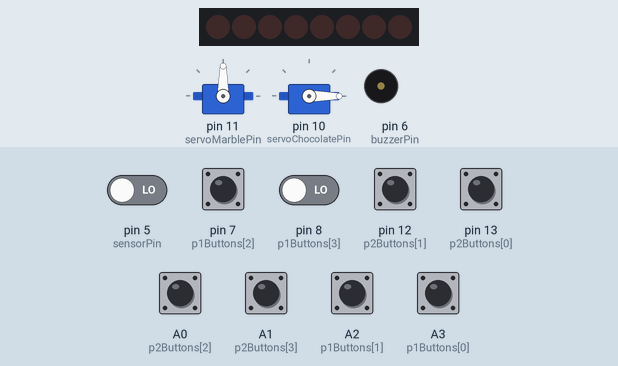
The sketch below on a simulated Arduino Uno, built with avr-gcc and run on an emulated ATmega328P. Shown: 8 shift-register outputs drawn as a row of LEDs (first output left, lit = HIGH), 2 × servo, buzzer (waves = sounding). Wiring (inferred from the names in the program): shift register (74HC595): data pin 2; shift clock pin 4; latch pin 3. Wiring (inferred from the signals the program sends): row of LEDs: on Q0, Q1, Q2, Q3, Q4, Q5, Q6, Q7. The test bench sets the inputs (shaded band); at power-on: A0 (p2Buttons[2]), A1 (p2Buttons[3]), A2 (p1Buttons[1]), A3 (p1Buttons[0]), pin 5 (sensorPin), pin 7 (p1Buttons[2]), pin 8 (p1Buttons[3]), pin 12 (p2Buttons[1]), pin 13 (p2Buttons[0]) LOW.

Above: at 1.2 s.
1.3 s: pin 7 (p1Buttons[2]) pulled HIGH for 0.15 s
At 2.15 s:
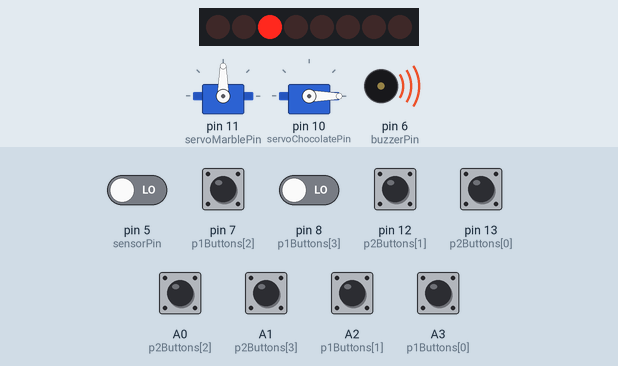
4.3 s: pin 12 (p2Buttons[1]) pulled HIGH for 0.15 s
At 5.4 s:
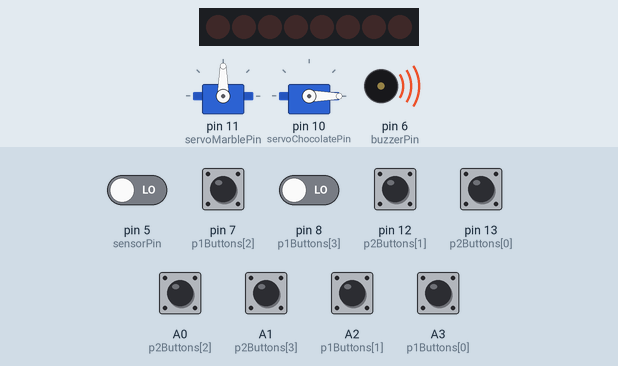
7.4 s: pin 8 (p1Buttons[3]) driven HIGH and pin 12 (p2Buttons[1]) driven HIGH
At 10.8 s:
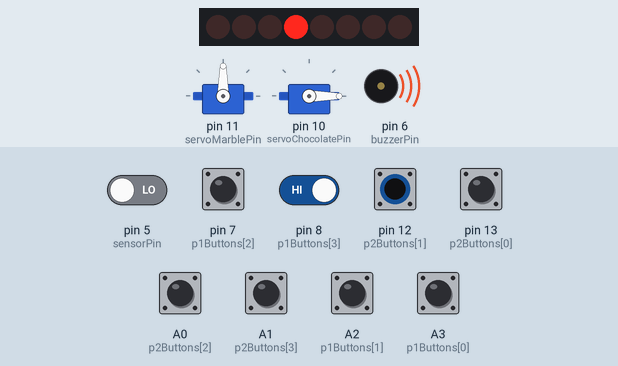
13.4 s: pin 5 (sensorPin) driven LOW
16.4 s: pin 8 (p1Buttons[3]) driven LOW
At 17.6 s:
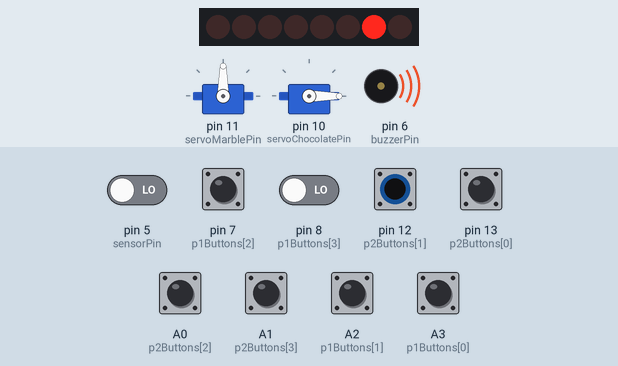
Timing chart, 0 to 19.4 s (numbered marks = the images above; inputs shaded):
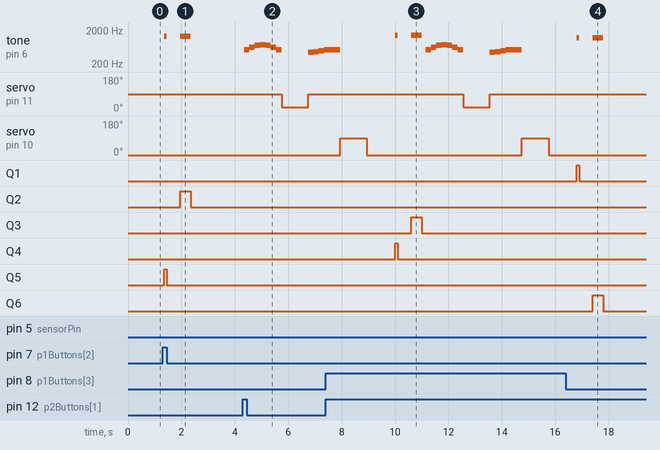

Measured:
- after the input at 1.3 s, tone on pin 6 (buzzerPin): silent → 1318 Hz after 0.05 s, → silent 0.10 s later, → 1318 Hz 0.50 s later, → silent 0.40 s later; Q2: LOW → HIGH after 0.65 s, → LOW 0.40 s later; Q5: LOW → HIGH after 0.05 s, → LOW 0.10 s later
- after the input at 4.3 s, tone on pin 6 (buzzerPin): plays 525 Hz for 0.20 s, 625 Hz for 0.20 s, 701 Hz for 0.20 s, 743 Hz for 0.20 s, 701 Hz for 0.20 s, 625 Hz for 0.20 s … (11 notes in this stretch), starting after 0.05 s; servo on pin 11 (servoMarblePin): 90° → 20° after 1.5 s, → 90° 1.0 s later
- after the input at 7.4 s, servo on pin 11 (servoMarblePin): 90° → 20° after 5.2 s; Q3: LOW → HIGH after 3.2 s, → LOW 0.40 s later; Q4: LOW → HIGH after 2.6 s, → LOW 0.10 s later
- after the input at 16.4 s, servo on pin 11 (servoMarblePin): stays 90° (without the input it goes to 20° after 3.0 s)

The sketch:

competitive-simon-says.ino
```cpp
#include <Servo.h>

Servo servoMarble;
int servoMarblePin = 11;
Servo servoChocolate;
int servoChocolatePin = 10;

int sensorPin = 5;

// multiplexer pins
int dataPin = 2;
int latchPin = 3;
int clockPin = 4;

// player 1 buttons
int p1Buttons[] = {A3, A2, 7, 8};
// player 1 LEDs
byte p1Leds[] = {
  B00000001, // red
  B00000010, // green
  B00000100, // blue
  B00001000  // yellow
};

// player 2 buttons
int p2Buttons[] = {13, 12, A0, A1};
// player 2 LEDs
byte p2Leds[] = {
  B10000000, // yellow
  B01000000, // blue
  B00100000, // green
  B00010000  // red
};

int buzzerPin = 6;

float buzzerLedTones[] = {1046.5, 1174.66, 1318.51, 1396.91};
float buzzerWinTones[] = {525.63, 625.08, 701.63, 743.35, 701.63, 625.08, 525.63};
float buzzerMarbleTones[] = {440.0, 466.16, 493.88, 523.25};

int currentPlayer = 0;

// sequence with a max size of 100
int sequence[100] = {0};
// current sequence length
int length = 0;

void setup()
{
  pinMode(latchPin, OUTPUT);
  pinMode(dataPin, OUTPUT);
  pinMode(clockPin, OUTPUT);

  pinMode(buzzerPin, OUTPUT);

  for (int i = 0; i < 4; i++)
  {
  	pinMode(p1Buttons[i], INPUT);
  }
  for (int i = 0; i < 4; i++)
  {
  	pinMode(p2Buttons[i], INPUT);
  }

  servoMarble.write(90);
  servoMarble.attach(servoMarblePin);

  servoChocolate.write(0);
  servoChocolate.attach(servoChocolatePin);

  pinMode(sensorPin, INPUT);

  Serial.begin(9600);
}

void loop()
{
  waitForFirstPlayer();

  while (true)
  {
    // delay between player turns
    delay(500);
    nextPlayer();

  	playSequence();

    bool correct = verifyInputSequence();
    if (!correct)
    {
      lose();
      break;
    }

    addButtonToSequence();
  }
}

void waitForFirstPlayer()
{
  int pressedButton = -1;
  while (true)
  {
    pressedButton = checkButtons(p1Buttons);
    if (pressedButton != -1)
    {
      currentPlayer = 1;
      break;
    }

    pressedButton = checkButtons(p2Buttons);
    if (pressedButton != -1)
    {
      currentPlayer = 2;
      break;
    }
  }

  sequence[length] = pressedButton;
  length++;

  blinkLed(pressedButton, 100);
}

int checkButtons(int buttons[])
{
  for (int i = 0; i < 4; i++)
  {
    if (digitalRead(buttons[i]) == HIGH)
    {
      delay(50);
		  return i;
    }
  }
  return -1;
}

void blinkLed(int index, int delayMilli)
{
  byte* leds = p2Leds;
  if (currentPlayer == 1)
  {
  	leds = p1Leds;
  }

  digitalWrite(latchPin, LOW);
  shiftOut(dataPin, clockPin, LSBFIRST, leds[index]);
  digitalWrite(latchPin, HIGH);

  tone(buzzerPin, buzzerLedTones[index]);
  delay(delayMilli);
  noTone(buzzerPin);

  digitalWrite(latchPin, LOW);
  shiftOut(dataPin, clockPin, LSBFIRST, 0);
  digitalWrite(latchPin, HIGH);
}

void nextPlayer()
{
  if (currentPlayer == 1)
  {
    currentPlayer = 2;
  }
  else
  {
  	currentPlayer = 1;
  }
}

void playSequence()
{
  for (int i = 0; i < length; i++)
  {
    blinkLed(sequence[i], 400);

    delay(100);
  }
}

bool verifyInputSequence()
{
  int* buttons = p2Buttons;
  if (currentPlayer == 1)
  {
    buttons = p1Buttons;
  }

  for (int i = 0; i < length; i++)
  {
    while (true)
    {
      int pressedButton = checkButtons(buttons);
      if (pressedButton != -1)
      {
        if (pressedButton != sequence[i])
        {
          return false;
        }

        blinkLed(pressedButton, 100);

        while (true)
        {
          if (digitalRead(buttons[pressedButton]) == LOW)
          {
            break;
          }
        }

        break;
      }
    }
  }

  return true;
}

void lose()
{
  playWinMusic();

  nextPlayer();

  dispenseMarble();

  waitForMarble();
  playMarbleMusic();
  dispenseChocolate();

  delay(1000);
  length = 0;
  currentPlayer = 0;
}

void addButtonToSequence()
{
  int* buttons = p2Buttons;
  if (currentPlayer == 1)
  {
    buttons = p1Buttons;
  }

  while (true)
  {
    int pressedButton = checkButtons(buttons);
    if (pressedButton != -1)
    {
      blinkLed(pressedButton, 100);
      sequence[length] = pressedButton;
      length++;
      break;
    }
  }
}

void playWinMusic()
{
  for (int i = 0; i < 7; i++)
  {
  	tone(buzzerPin, buzzerWinTones[i]);
  	delay(200);
  	noTone(buzzerPin);
  }
}

void dispenseMarble()
{
  int rotation = 20;
  if (currentPlayer == 2)
  {
    rotation = 180;
  }

  servoMarble.write(rotation);
  delay(1000);
  servoMarble.write(90);
}

void waitForMarble()
{
  while (true)
  {
    if (digitalRead(sensorPin) == 0)
    {
      break;
    }
  }
}

void dispenseChocolate()
{
  servoChocolate.write(90);
  delay(1000);
  servoChocolate.write(0);
}

void playMarbleMusic()
{
  for (int i = 0; i < 4; i++)
  {
  	tone(buzzerPin, buzzerMarbleTones[i]);
    if (i == 3){
      delay(600);
    }
    else
    {
    	delay(200);
    }
  	noTone(buzzerPin);
  }
}
```
